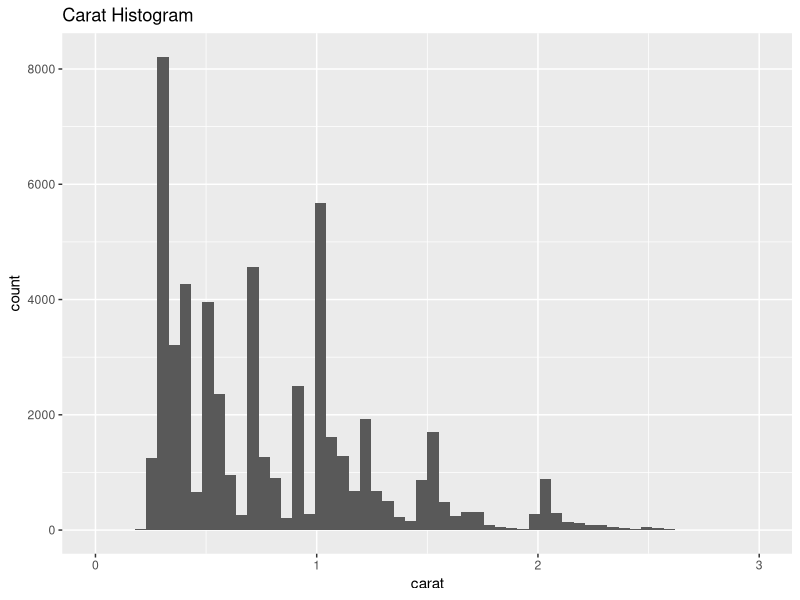
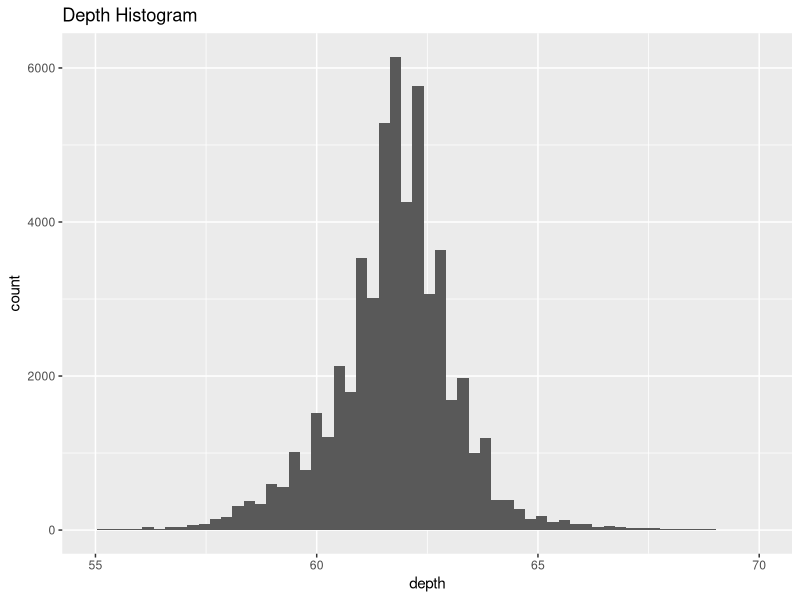
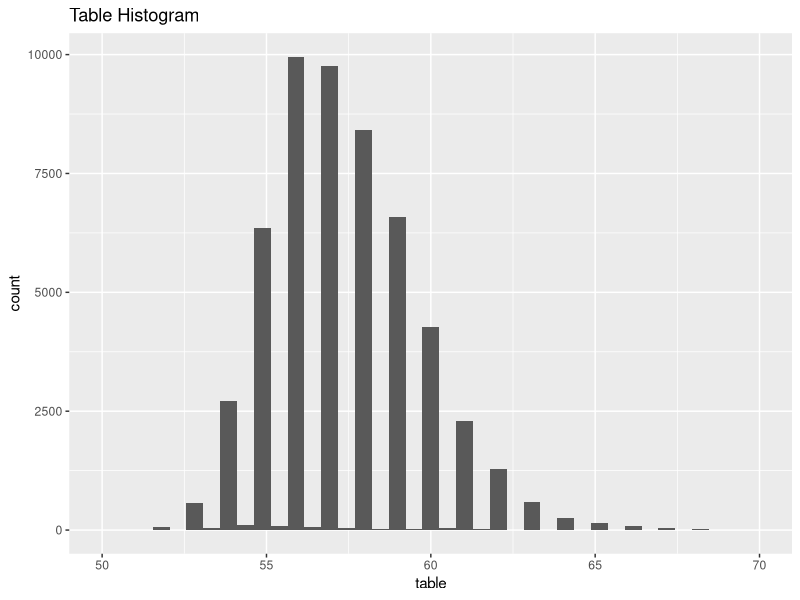
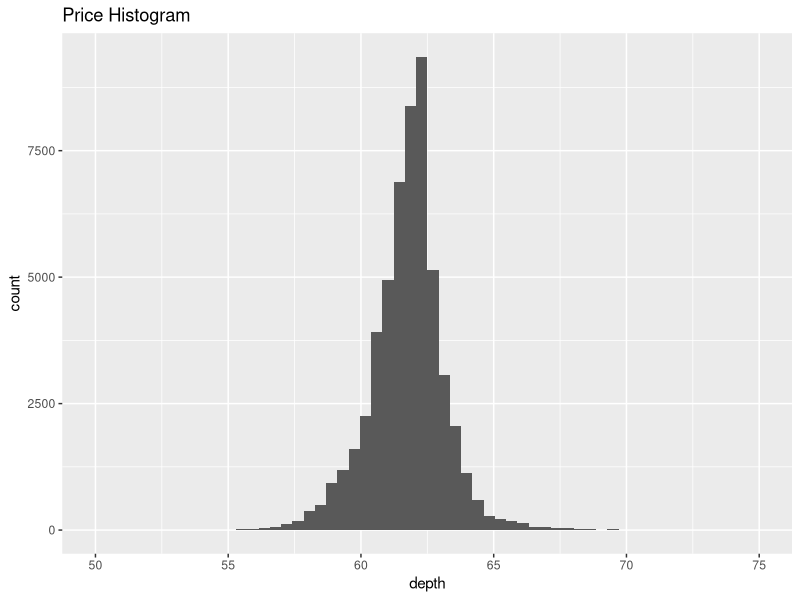
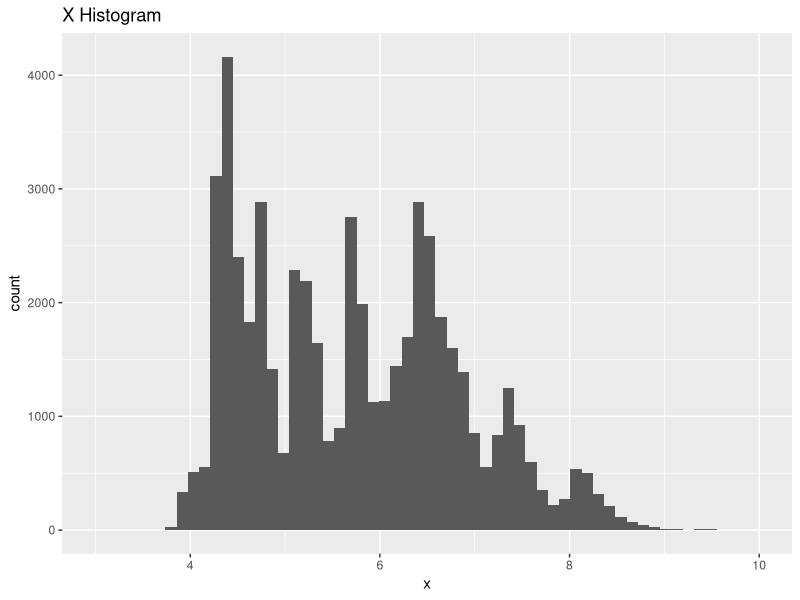
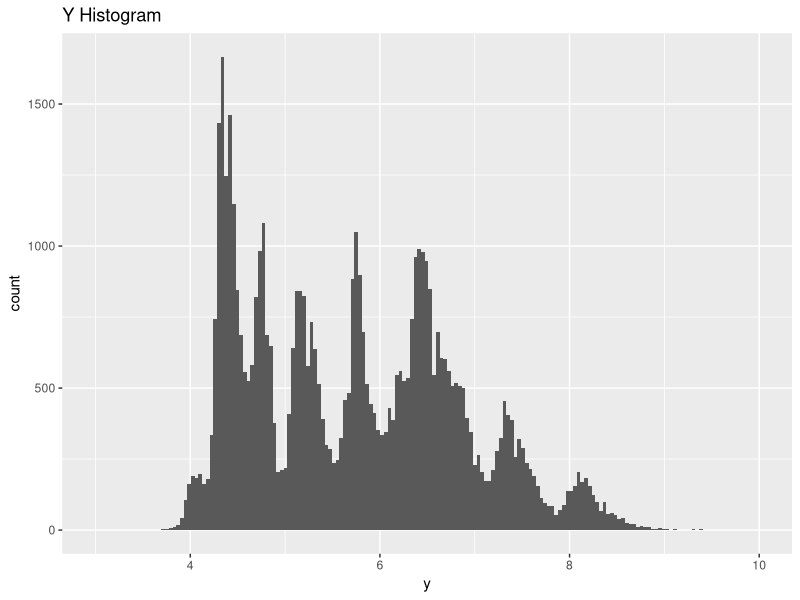
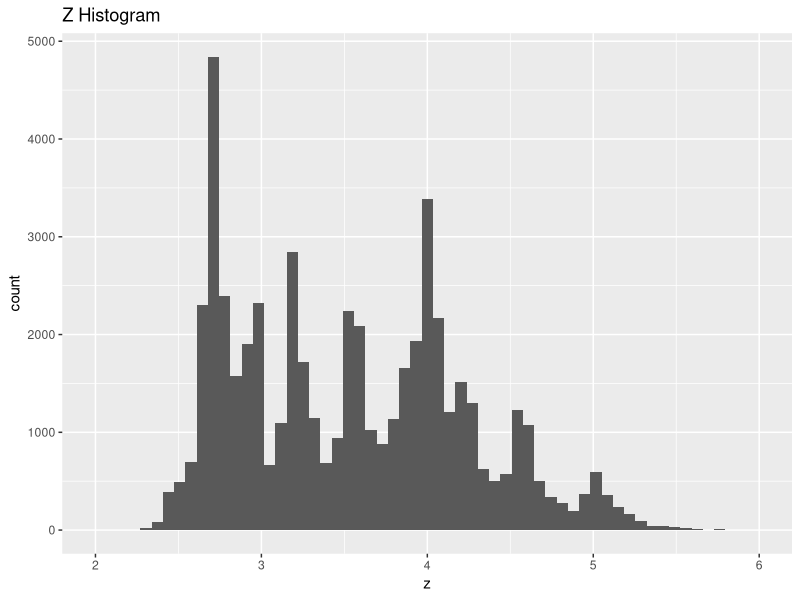
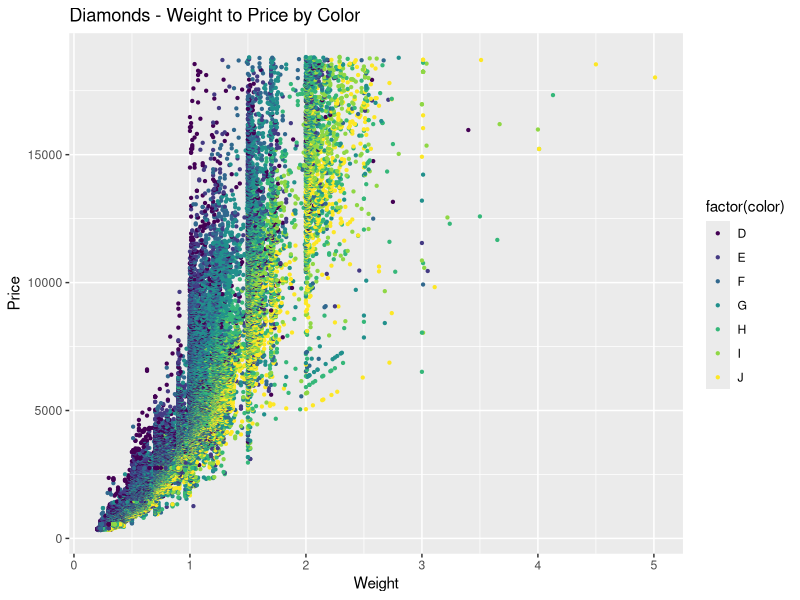

These figures' R source, in order:
## ---- chunk 1
library('ggplot2')
library(reshape2)
data("diamonds")

#1. Create a histogram for every numeric column in the diamonds dataset.

histcarat<-ggplot(diamonds,aes(carat))#create a variable of carat histogram
histcarat+geom_histogram(bins=60)+ggtitle("Carat Histogram")+xlim(0,3)#plot the carat histogram, name it as Carat Histogram, read the distribution, and remove the outliers.

histdepth<-ggplot(diamonds,aes(depth))#create a variable of depth histogram
histdepth+geom_histogram(bins=60)+ggtitle("Depth Histogram")+xlim(55,70)#plot the depth histogram, name it as Depth Histogram, read the distribution, and remove the outliers.

histtable<-ggplot(diamonds,aes(table))#create a variable of table histogram
histtable+geom_histogram(bins=40)+ggtitle("Table Histogram")+xlim(50,70)#plot the table histogram, name it as Table Histogram, read the distribution, and remove the outliers.

histprice<-ggplot(diamonds,aes(depth))#create a variable of price histogram
histprice+geom_histogram(bins=60)+ggtitle("Price Histogram")+xlim(50,75)#plot the price histogram, name it as Price Histogram, read the distribution, and remove the outliers. 

histx<-ggplot(diamonds,aes(x))#create a variable of x histogram
histx+geom_histogram(bins=60)+ggtitle("X Histogram")+xlim(3,10)#plot the x histogram, name it as X Histogram, read the distribution, and remove the outliers.

histy<-ggplot(diamonds,aes(y))#create a variable of y histogram
histy+geom_histogram(bins=180)+ggtitle("Y Histogram")+xlim(3,10)#plot the y histogram, name it as Y Histogram, read the distribution, and remove the outliers.

histz<-ggplot(diamonds,aes(z))#create a variable of z histogram,
histz+geom_histogram(bins=60)+ggtitle("Z Histogram")+xlim(2,6)#plot the z histogram, name it as Z Histogram, read the distribution, and remove the outliers.

#2. Create a simple scatter plot of Weight (“Carat”) and Price using Color (the “Color” column in the diamonds dataframe) as a facet. This might the precursor for developing a model to predict price given some characteristic like weight. Notice that the relationship is non-linear. If we wanted to build a linear model, this would violate one of the assumptions.

scatplot <- ggplot(diamonds, aes(x=carat, y=(price), colour=color))#create a variable of scatter plot, set carat to x axis, price to y axis, and color to colour
scatplot <- scatplot + geom_point(size=0.8) + ggtitle("Diamonds - Weight to Price by Color") + xlab("Weight")#plot the data on a scatter plot, titling the graph, x-axis, y-axis, and key as appropriate(reschedual the size of the points)
scatplot <- scatplot + ylab("Price") + labs(colour = "factor(color)")
print(scatplot)#print the final scatter plot

#3. All Groups: Let’s remove the non-linearity and replot. Think about transforming both price and weight. Given that we are working with dollars (Price); the first transformation we might try is the natural log. Add the transformed columns to the dataframe and replot.

scatlin <- ggplot(diamonds, aes(x=log(carat), y=log(price), colour=color))#create a variable of scatter linear, set log(carat) to x axis, log(price) to y axis, and color to colour
scatlin <- scatlin + geom_point(size=0.8) + ggtitle("Diamonds - Weight to Price (Linear)") + xlab("Weight")
# plot the data on a scatter plot, titling the graph, x-axis, y-axis, and key as appropriate
scatlin <- scatlin + ylab("Price") + labs(colour = "factor(color)")
print(scatlin)#print the final scatter plot

#4. All Groups: Remove the linear trend (create a linear model and use the transformed weight on the x-axis and the residuals on the y-axis). If there is a relationship that can be modeled with a linear regression model, then the residuals should be randomly distributed. The resulting plot visually indicates there is possibly some heteroscedasticity to manage.

linear <- lm(log(price) ~ log(carat), data = diamonds) #create a variable linear that fit a linear model of the log of price to the log of carat by using the diamonds dataset
residual <- resid(linear) #extract model residuals from the above linear model and assign the values to the variable residual
weightprice <- ggplot(diamonds, aes(x=log(carat), y=residual, colour=color)) 
#create a variable weightprice to be a ggplot object by using diamonds dataset, the x axis is log(carat), the y axis is residual, and the colour is color
weightprice <- weightprice + geom_point() + ggtitle("Diamonds - Weight to Price by Color") + theme(legend.position="top", plot.title = element_text(color = "Blue", size = 14)) 
#plot a linear scatter plot, titling the graph, and use theme() function to edit the title
weightprice <- weightprice+ xlab("Weight") + ylab("Price Residuals") + labs(colour = "factor(color)") #x-axis is "Weight" and y-axis is "Price Residuals"
print(weightprice) #print the final scatter plot

